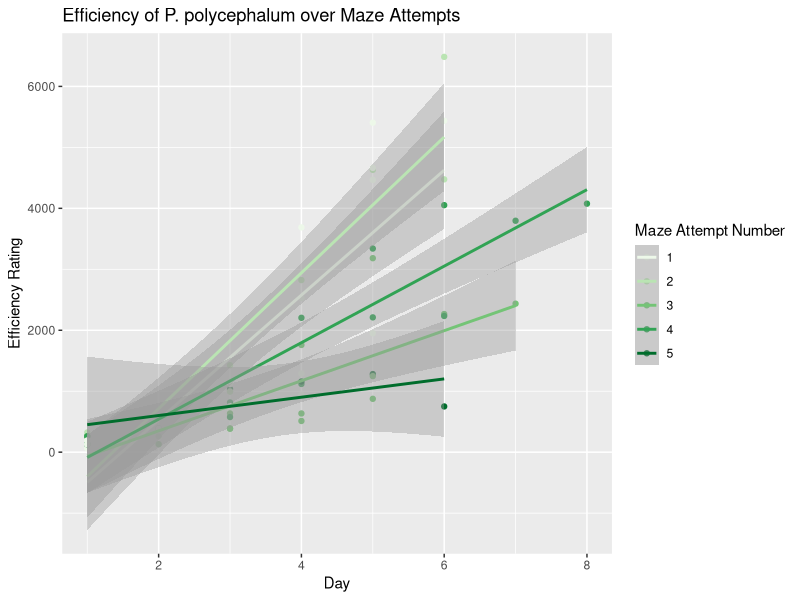
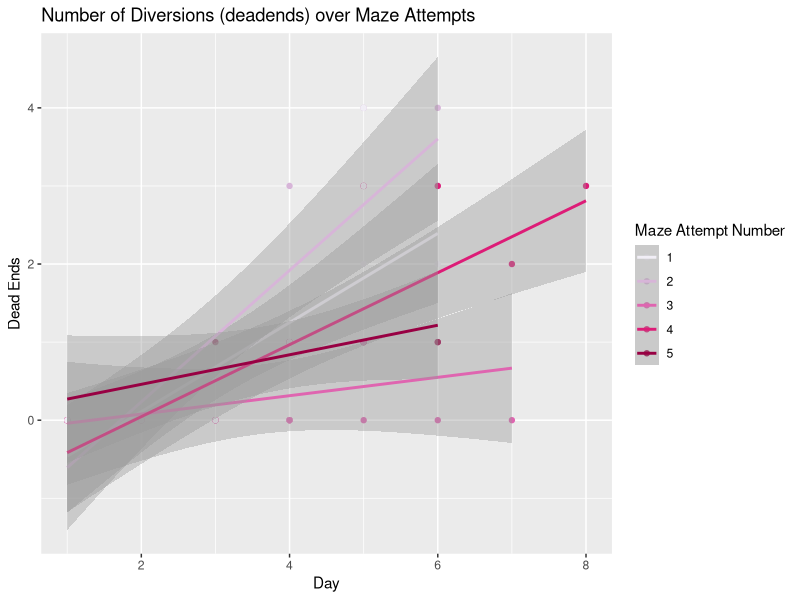
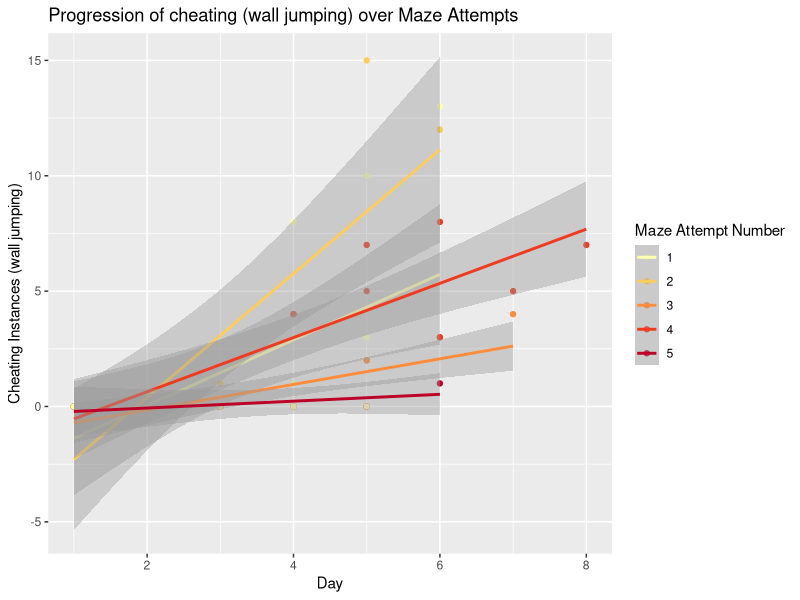
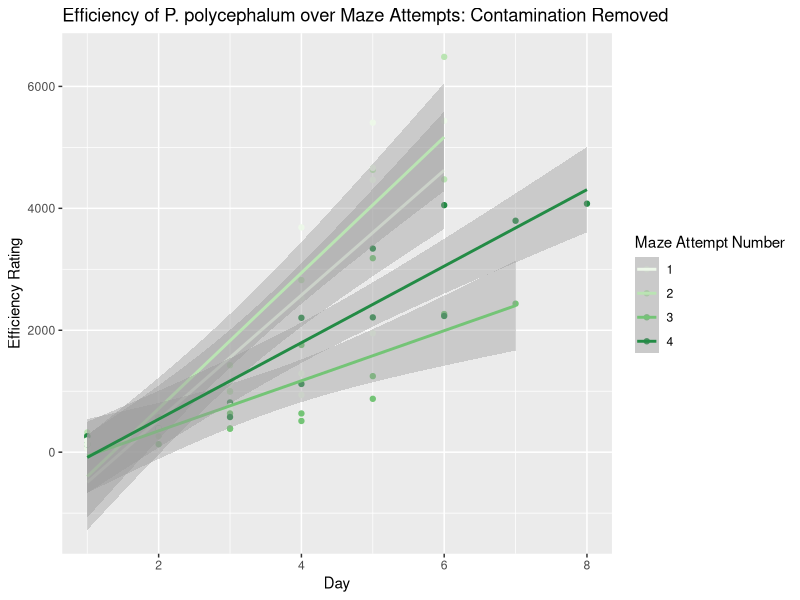
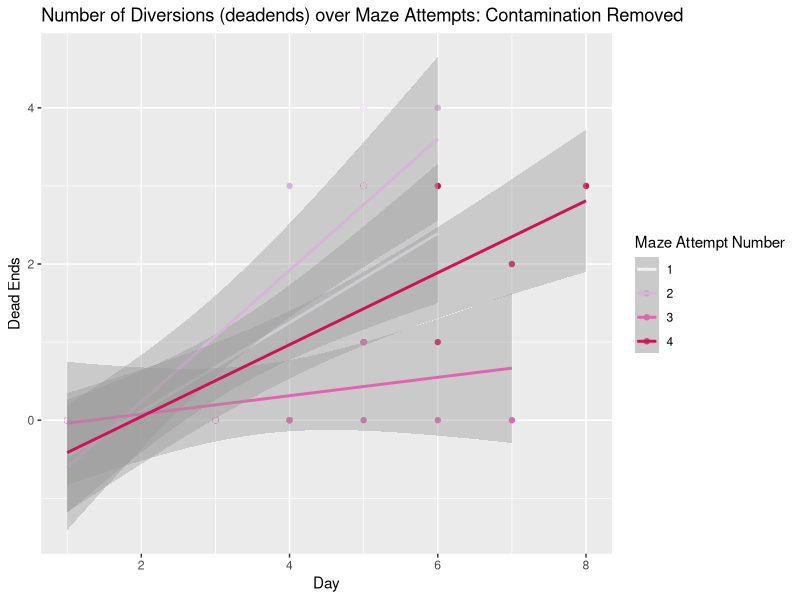
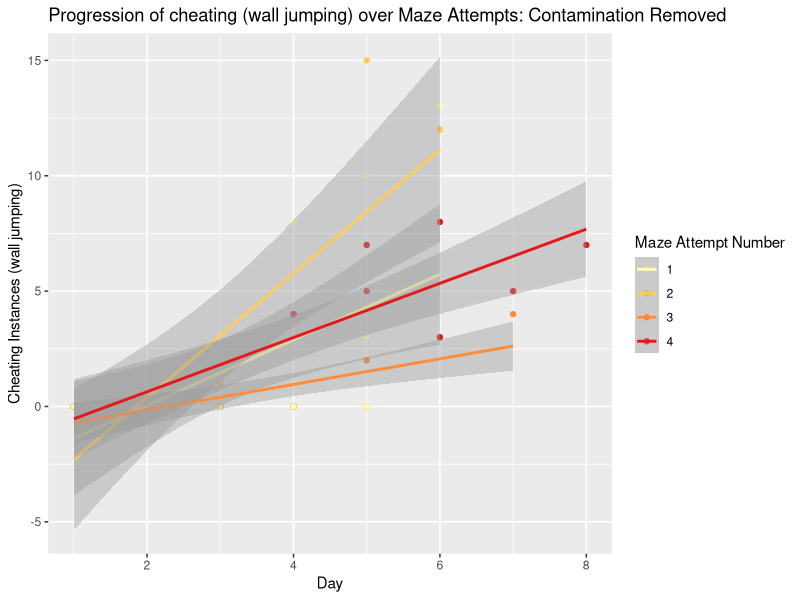

Here is the R script that generated these plots, in order:
#Investigating slime mold (Physarum polycephalum) memory through maze solving ability
#Undergraduate Honors Thesis, Lane Birusingh Tellegen
#Annotated Statistical Analysis 


#Install all necessary packages
install.packages("nlme")
install.packages("ggplot2")
install.packages("tidyr")
install.packages("dplyr")
install.packages("RColorBrewer")

#Add packages to library
library(nlme)
library(ggplot2)
library(tidyr)
library(dplyr)
library(RColorBrewer)


#Creating working directory
rawdata2 <- read.csv("Data2_v2.csv")

#creating a new column, turning RunNum (maze attempt number) into a factor
rawdata2$RunNumFac<-factor(rawdata2$RunNum)
rawdata2$CONTAMFac<-factor(rawdata2$CONTAM)

#This is what we did together during office hours-----

#linear regression model with randomization (randomizing for group, run number is nested in Group)
#lloking at how progression of Efficiency Rating (dependent variable) changes over maze run attempts (independent variable)
#Expected results: as maze run number increases, ER should climb less rapidly 
#(ie the mold is more 'precise', ends with a lower efficiency rating, which means it is MORE EFFICIENT)

options(contrasts=c("contr.helmert","contr.poly"))
ERmodelfac<-lme(ER~RunNumFac*Day, correlation=corAR1(form=~Day|Group/RunNumFac), random=~1|Group,data=rawdata2)
summary(ERmodelfac)
anova(ERmodelfac,type="marginal")
#Significant

#Graph of how efficiency rating changes over maze attempts 
ggplot(rawdata2,aes(x=Day, y=ER, color=RunNumFac))+
  geom_point()+
  ggtitle("Efficiency of P. polycephalum over Maze Attempts")+
  labs(x="Day", y="Efficiency Rating", color="Maze Attempt Number")+
  geom_smooth(method = "lm")+
  scale_color_brewer(palette = "Greens")

#Repeat with diversions as the dependent variable 
#diversions are growth down dead-end paths
options(contrasts=c("contr.helmert","contr.poly"))
DIVmodelfac<-lme(DIV~RunNumFac*Day, correlation=corAR1(form=~Day|Group/RunNumFac), random=~1|Group,data=rawdata2)
summary(DIVmodelfac)
anova(DIVmodelfac,type="marginal")
#Significant

ggplot(rawdata2,aes(x=Day, y=DIV, color=RunNumFac))+
  geom_point()+
  ggtitle("Number of Diversions (deadends) over Maze Attempts")+
  labs(x="Day", y="Dead Ends", color="Maze Attempt Number")+
  geom_smooth(method = "lm")+
  scale_color_brewer(palette = "PuRd")

#repeat with cheating as dependent variable
#cheating is growth over maze walls
options(contrasts=c("contr.helmert","contr.poly"))
CHTmodelfac<-lme(CHT~RunNumFac*Day, correlation=corAR1(form=~Day|Group/RunNumFac), random=~1|Group,data=rawdata2)
summary(CHTmodelfac)
anova(CHTmodelfac,type="marginal")
#Significant

ggplot(rawdata2,aes(x=Day, y=CHT, color=RunNumFac))+
  geom_point()+
  ggtitle("Progression of cheating (wall jumping) over Maze Attempts")+
  labs(x="Day", y="Cheating Instances (wall jumping)", color="Maze Attempt Number")+
  geom_smooth(method = "lm")+
  scale_color_brewer(palette = "YlOrRd")


#Remove contaminated plates from the data set and repeat statistics
#This is to identify if the contaminated plates have a significant effect on the statistical results
#see appendix of manuscript for more information


#Linear Regression Models without contaminated plates

puredatall<-rawdata2[!rawdata2$CONTAM == "1", ]
puredatall<-rawdata2[!rawdata2$RunNumFac == "5", ]


#ER

options(contrasts=c("contr.helmert","contr.poly"))
CERmodelfac<-lme(ER~RunNumFac*Day, correlation=corAR1(form=~Day|Group/RunNumFac), random=~1|Group,data=puredatall)
summary(CERmodelfac)
anova(CERmodelfac,type="marginal")
#Significant

#Graph of how efficiency rating changes over maze attempts 
ggplot(puredatall,aes(x=Day, y=ER, color=RunNumFac))+
  geom_point()+
  ggtitle("Efficiency of P. polycephalum over Maze Attempts: Contamination Removed")+
  labs(x="Day", y="Efficiency Rating", color="Maze Attempt Number")+
  geom_smooth(method = "lm")+
  scale_color_brewer(palette = "Greens")


#DIV

options(contrasts=c("contr.helmert","contr.poly"))
CDIVmodelfac<-lme(DIV~RunNumFac*Day, correlation=corAR1(form=~Day|Group/RunNumFac), random=~1|Group,data=puredatall)
summary(CDIVmodelfac)
anova(CDIVmodelfac,type="marginal")
#Significant

ggplot(puredatall,aes(x=Day, y=DIV, color=RunNumFac))+
  geom_point()+
  ggtitle("Number of Diversions (deadends) over Maze Attempts: Contamination Removed")+
  labs(x="Day", y="Dead Ends", color="Maze Attempt Number")+
  geom_smooth(method = "lm")+
  scale_color_brewer(palette = "PuRd")


#CHT

options(contrasts=c("contr.helmert","contr.poly"))
CCHTmodelfac<-lme(CHT~RunNumFac*Day, correlation=corAR1(form=~Day|Group/RunNumFac), random=~1|Group,data=puredatall)
summary(CCHTmodelfac)
anova(CCHTmodelfac,type="marginal")
#Significant

ggplot(puredatall,aes(x=Day, y=CHT, color=RunNumFac))+
  geom_point()+
  ggtitle("Progression of cheating (wall jumping) over Maze Attempts: Contamination Removed")+
  labs(x="Day", y="Cheating Instances (wall jumping)", color="Maze Attempt Number")+
  geom_smooth(method = "lm")+
  scale_color_brewer(palette = "YlOrRd")
